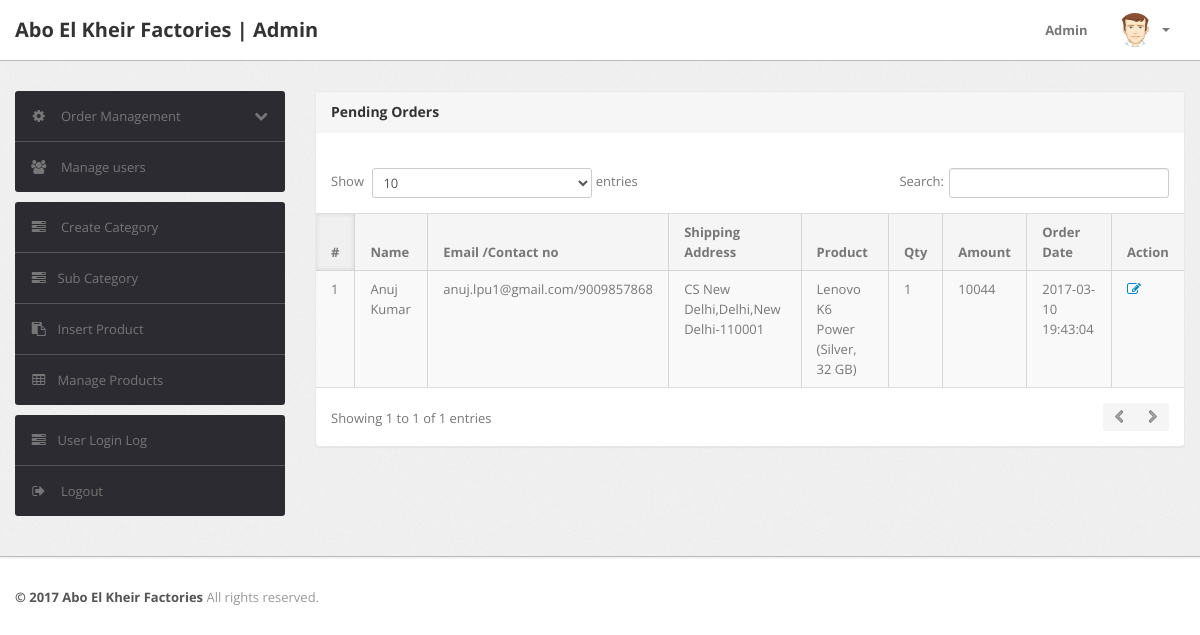
/admin/V_DeliveredOrders.php (signed in), run on an earlier commit of the app's database.
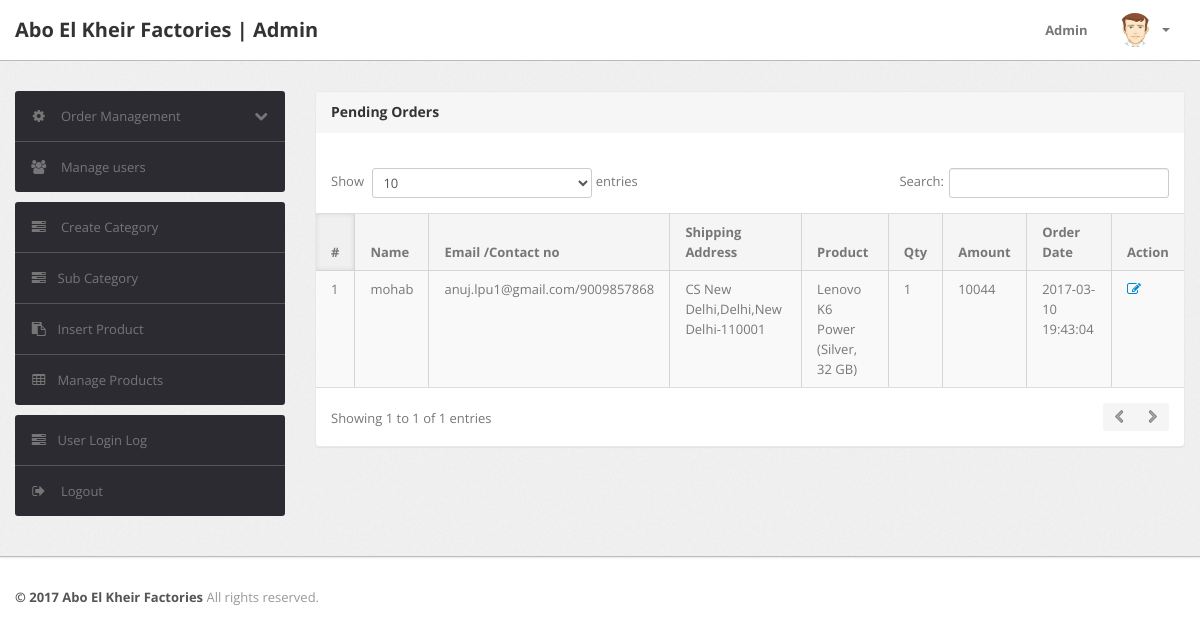
And on a later commit of the database.
### tables this page shows
CREATE TABLE `orders` (
  `id` int(11) NOT NULL,
  `userId` int(11) DEFAULT NULL,
  `productId` varchar(255) DEFAULT NULL,
  `quantity` int(11) DEFAULT NULL,
  `orderDate` timestamp NOT NULL DEFAULT CURRENT_TIMESTAMP,
  `paymentMethod` varchar(50) DEFAULT NULL,
  `orderStatus` varchar(55) DEFAULT NULL
);

CREATE TABLE `users` (
  `id` int(11) NOT NULL,
  `name` varchar(255) DEFAULT NULL,
  `email` varchar(255) DEFAULT NULL,
  `contactno` bigint(11) DEFAULT NULL,
  `password` varchar(255) DEFAULT NULL,
  `shippingAddress` longtext,
  `shippingState` varchar(255) DEFAULT NULL,
  `shippingCity` varchar(255) DEFAULT NULL,
  `shippingPincode` int(11) DEFAULT NULL,
  `billingAddress` longtext,
  `billingState` varchar(255) DEFAULT NULL,
  `billingCity` varchar(255) DEFAULT NULL,
  `billingPincode` int(11) DEFAULT NULL,
  `regDate` timestamp NOT NULL DEFAULT CURRENT_TIMESTAMP,
  `updationDate` varchar(255) DEFAULT NULL
);

CREATE TABLE `products` (
  `id` int(11) NOT NULL,
  `category` int(11) NOT NULL,
  `subCategory` int(11) DEFAULT NULL,
  `productName` varchar(255) DEFAULT NULL,
  `productCompany` varchar(255) DEFAULT NULL,
  `productPrice` int(11) DEFAULT NULL,
  `productPriceBeforeDiscount` int(11) DEFAULT NULL,
  `productDescription` longtext,
  `productImage1` varchar(255) DEFAULT NULL,
  `productImage2` varchar(255) DEFAULT NULL,
  `productImage3` varchar(255) DEFAULT NULL,
  `shippingCharge` int(11) DEFAULT NULL,
  `productAvailability` varchar(255) DEFAULT NULL,
  `postingDate` timestamp NULL DEFAULT CURRENT_TIMESTAMP,
  `updationDate` varchar(255) DEFAULT NULL
);

### admin/V_DeliveredOrders.php (the view, shortened to what this page needs)
<?php include('C_DeliveredOrders.php');?>
<!DOCTYPE html>
<html lang="en">
<head>
	<link type="text/css" href="bootstrap/css/bootstrap.min.css" rel="stylesheet">
	<link type="text/css" href="bootstrap/css/bootstrap-responsive.min.css" rel="stylesheet">
	<link type="text/css" href="css/theme.css" rel="stylesheet">
	<link type="text/css" href="images/icons/css/font-awesome.css" rel="stylesheet">
</head>
<body>
<?php include('include/header.php');?>
	<div class="wrapper">
		<div class="container">
			<div class="row">
<?php include('include/sidebar.php');?>
			<div class="span9">
					<div class="content">
	<div class="module">
							<div class="module-head">
								<h3>Pending Orders</h3>
							</div>
							<div class="module-body table">
									<br />
								<table cellpadding="0" cellspacing="0" border="0" class="datatable-1 table table-bordered table-striped	 display table-responsive" >
									<thead>
										<tr>
											<th>#</th>
											<th> Name</th>
											<th width="50">Email /Contact no</th>
											<th>Shipping Address</th>
											<th>Product </th>
											<th>Qty </th>
											<th>Amount </th>
											<th>Order Date</th>
											<th>Action</th>
										</tr>
									</thead>
<tbody>
<?php
$st='Delivered';
$query=mysqli_query($con,"select users.name as username,users.email as useremail,users.contactno as usercontact,users.shippingAddress as shippingaddress,users.shippingCity as shippingcity,users.shippingState as shippingstate,users.shippingPincode as shippingpincode,products.productName as productname,products.shippingCharge as shippingcharge,orders.quantity as quantity,orders.orderDate as orderdate,products.productPrice as productprice,orders.id as id  from orders join users on  orders.userId=users.id join products on products.id=orders.productId where orders.orderStatus='$st'");
$cnt=1;
while($row=mysqli_fetch_array($query))
{
?>
										<tr>
											<td><?php echo htmlentities($cnt);?></td>
											<td><?php echo htmlentities($row['username']);?></td>
											<td><?php echo htmlentities($row['useremail']);?>/<?php echo htmlentities($row['usercontact']);?></td>
											<td><?php echo htmlentities($row['shippingaddress'].",".$row['shippingcity'].",".$row['shippingstate']."-".$row['shippingpincode']);?></td>
											<td><?php echo htmlentities($row['productname']);?></td>
											<td><?php echo htmlentities($row['quantity']);?></td>
											<td><?php echo htmlentities($row['quantity']*$row['productprice']+$row['shippingcharge']);?></td>
											<td><?php echo htmlentities($row['orderdate']);?></td>
											<td>    <a href="V_UpdateOrder.php?oid=<?php echo htmlentities($row['id']);?>" title="Update order" target="_blank"><i class="icon-edit"></i></a>
											</td>
											</tr>
										<?php $cnt=$cnt+1; } ?>
										</tbody>
								</table>
							</div>
						</div>
					</div>
				</div>
			</div>
		</div>
	</div>
<?php include('include/footer.php');?>
</body>

What changed in the data, as far as the page shows it:
changed through a linked row, orders "anuj.lpu1@gmail.com": userId.name "Anuj Kumar" → "mohab"
